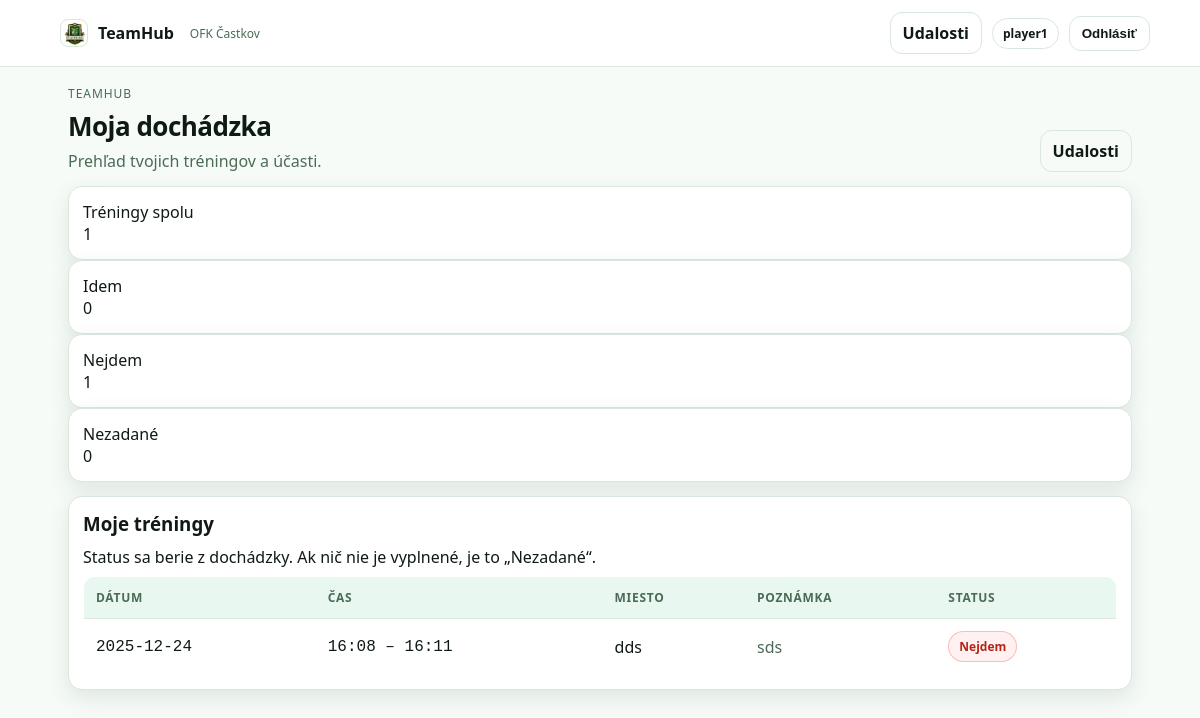
The app's page /me (signed in) with its own data.
### tables this page shows
CREATE TABLE events (
  id INTEGER PRIMARY KEY AUTOINCREMENT,
  event_type TEXT NOT NULL,   -- 'training' alebo 'match'
  date TEXT NOT NULL,         -- 'YYYY-MM-DD'
  time_from TEXT,             -- napr. '18:00'
  time_to TEXT,               -- napr. '19:30'
  location TEXT,
  note TEXT
);

### pages/me.py (the view)
@router.get("/me")
def my_attendance_ui(request: Request):
    user = get_current_user(request)
    if not user:
        return RedirectResponse(url="/login", status_code=302)
    svc = attendance_service()
    user_id = user["id"] if isinstance(user, dict) else user.id
    stats = svc.get_my_training_summary(user_id)   # ✅ toto berie user_id
    trainings = svc.get_my_trainings(user_id)      # ✅ toto berie user_id
    return request.app.state.templates.TemplateResponse(
        "my_attendance.html",
        {"request": request, "user": user, "stats": stats, "trainings": trainings},
    )

### templates/my_attendance.html (shortened to what this page needs)
{% extends "base.html" %}
{% block content %}
{% set current_user = get_user(request) %}
<div class="page">
  <div class="page__header">
    <div class="page__titles">
      <span class="page__kicker">TeamHub</span>
      <h2 class="page__title">Moja dochádzka</h2>
      <p class="page__subtitle">Prehľad tvojich tréningov a účasti.</p>
    </div>
    <div class="page__actions">
      <a class="button button--ghost" href="{{ url_for('events_ui') }}">Udalosti</a>
    </div>
  </div>
  <div class="grid grid--stats">
    <div class="card card--stat">
      <div class="stat">
        <div class="stat__label">Tréningy spolu</div>
        <div class="stat__value">{{ stats.trainings_total }}</div>
      </div>
    </div>
    <div class="card card--stat">
      <div class="stat">
        <div class="stat__label">Idem</div>
        <div class="stat__value stat__value--yes">{{ stats.yes_count }}</div>
      </div>
    </div>
    <div class="card card--stat">
      <div class="stat">
        <div class="stat__label">Nejdem</div>
        <div class="stat__value stat__value--no">{{ stats.no_count }}</div>
      </div>
    </div>
    <div class="card card--stat">
      <div class="stat">
        <div class="stat__label">Nezadané</div>
        <div class="stat__value stat__value--unk">{{ stats.missing_count }}</div>
      </div>
    </div>
  </div>
  <div class="card" style="margin-top:14px;">
    <div class="card__header">
      <h3 class="card__title">Moje tréningy</h3>
      <p class="card__hint">Status sa berie z dochádzky. Ak nič nie je vyplnené, je to „Nezadané“.</p>
    </div>
    {% if trainings|length == 0 %}
      <p>Žiadne tréningy.</p>
    {% else %}
      <div class="table-wrap">
        <table class="table table--zebra">
          <thead>
            <tr>
              <th>Dátum</th>
              <th>Čas</th>
              <th>Miesto</th>
              <th>Poznámka</th>
              <th>Status</th>
            </tr>
          </thead>
          <tbody>
            {% for t in trainings %}
            <tr>
              <td class="mono">{{ t.date }}</td>
              <td class="mono">{{ t.time_from }} – {{ t.time_to }}</td>
              <td>{{ t.location }}</td>
              <td class="muted">{{ t.note or "" }}</td>
              <td>
                {% if t.status == "yes" %}
                  <span class="badge badge--yes">Idem</span>
                {% elif t.status == "no" %}
                  <span class="badge badge--no">Nejdem</span>
                {% else %}
                  <span class="badge badge--unk">Nezadané</span>
                {% endif %}
              </td>
            </tr>
            {% endfor %}
          </tbody>
        </table>
      </div>
    {% endif %}
  </div>
</div>
{% endblock %}

### static/css/style.css (style rules this page uses)
:root { --bg: #f6fbf7; --panel: #ffffff; --border: #d9e7dd; --text: #0f1a13; --muted: #4b6b57; --green: #19a463; --green2: #148a53; --green-soft: #e8f7ef; --radius: 14px; --shadow: 0 8px 22px rgba(20, 60, 35, 0.10); --max: 1100px; --pad: 18px; --mono: ui-monospace, SFMono-Regular, Menlo, Monaco, Consolas, "Liberation Mono", "Courier New", monospace; --sans: system-ui, -apple-system, Segoe UI, Roboto, Arial, "Noto Sans", "Apple Color Emoji","Segoe UI Emoji"; }
* { box-sizing: border-box; }
html, body { height:100%; }
body { margin: 0; font-family: var(--sans); color: var(--text); background: var(--bg); }
a { color: inherit; text-decoration: none; }
.muted { color: var(--muted); }
.mono { font-family: var(--mono); font-variant-numeric: tabular-nums; font-feature-settings: "tnum" 1; }
.container, .page { width: min(var(--max), calc(100% - 2*var(--pad))); margin: 0 auto; }
.page { padding: 18px 0 40px; }
.page__header { display:flex; align-items:flex-end; justify-content:space-between; gap: 12px; margin-bottom: 14px; }
.page__titles { display:flex; flex-direction:column; gap: 6px; }
.page__kicker { font-size: 12px; color: var(--muted); text-transform: uppercase; letter-spacing: .08em; }
.page__title { margin: 0; font-size: 26px; letter-spacing: -0.02em; }
.page__subtitle { margin: 0; color: var(--muted); }
.page__actions { display:flex; gap:10px; flex-wrap:wrap; }
.card { background: var(--panel); border: 1px solid var(--border); border-radius: var(--radius); padding: 14px; box-shadow: var(--shadow); }
.card h3 { margin: 0 0 10px; }
.card p { margin: 8px 0; }
.button, button.button, input[type="submit"].button { display:inline-flex; align-items:center; justify-content:center; gap: 8px; padding: 9px 12px; border-radius: 12px; border: 1px solid var(--border); background: var(--panel); color: var(--text); font-weight: 700; cursor: pointer; }
.button--ghost { background: transparent; }
.table { width: 100%; border: 1px solid var(--border); border-radius: 12px; overflow: hidden; border-collapse: collapse; background: white; }
.table thead th { text-align:left; font-size: 12px; text-transform: uppercase; letter-spacing: .06em; color: var(--muted); background: var(--green-soft); padding: 12px; border-bottom: 1px solid var(--border); }
.table tbody td { padding: 12px; border-bottom: 1px solid var(--border); }
.table tbody tr:last-child td { border-bottom: none; }
.table-wrap { overflow:auto; }
.badge { display:inline-block; padding: 6px 10px; border-radius: 999px; font-size: 12px; font-weight: 700; border: 1px solid var(--border); background: #fff; }
.badge--no { background: #fff1f1; border-color: rgba(239,68,68,.30); color: #b42318; }

### records on screen
events: date "2025-12-24", time_from "16:08", time_to "16:11", location "dds", note "sds"

### other values on screen
{{ user.username }} "player1"
{{ stats.trainings_total }} "1"
{{ stats.yes_count }} "0"
{{ stats.no_count }} "1"
{{ stats.missing_count }} "0"
